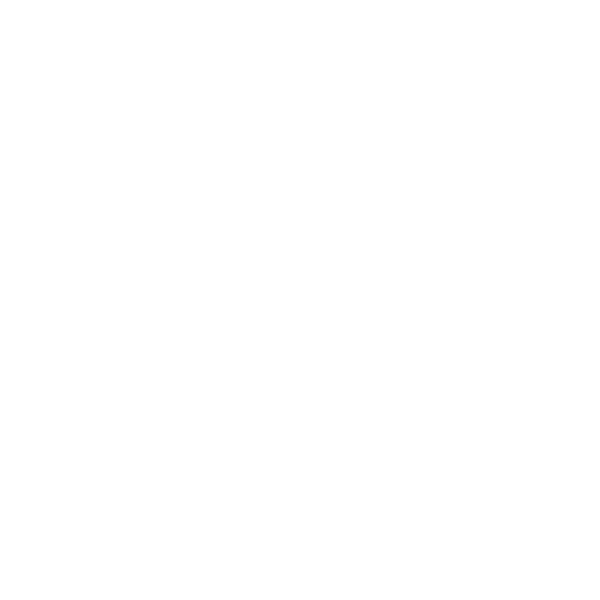
Frame 1 (no input)
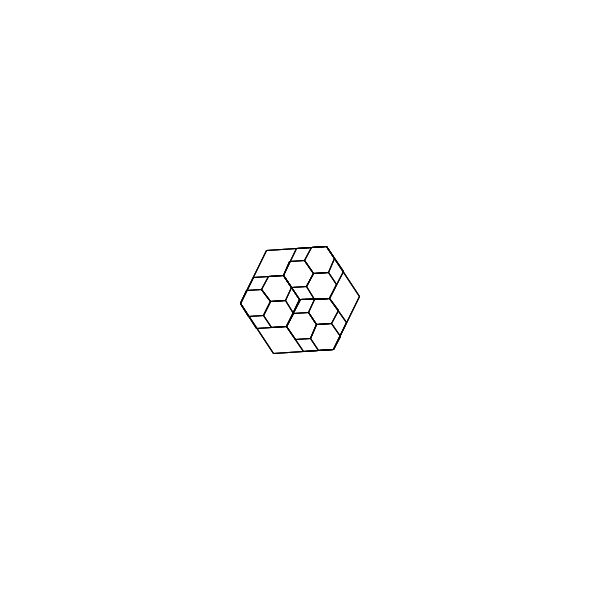
Frame 60 (the mouse pressed at the canvas centre just before this capture)
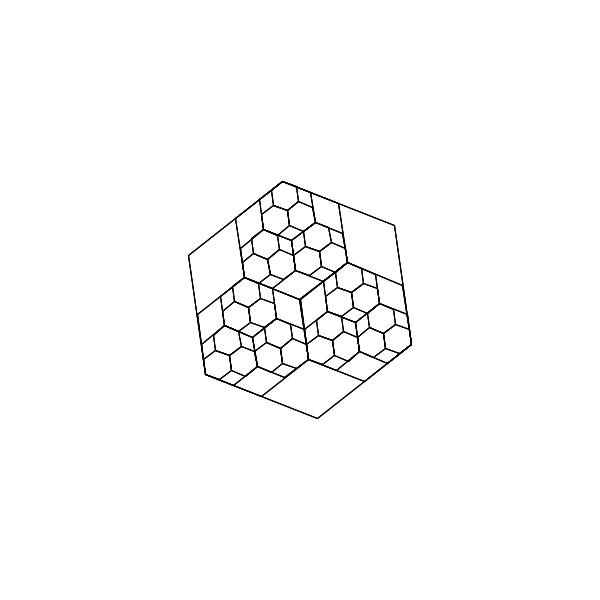
Frame 120 (the mouse held since frame 60 and released just before this capture)

The Processing sketch that drew these frames (run headless with seeded random() and noise(); from frame 60 on, the mouse is pressed at the canvas centre):

// Processing sketch: processing_155792
// ── processing_155792.pde

//This sketch display a custom fractal made of intricated hexagons

float r=512;  //length of the first iteration hexagon's radius
int cpt=0;  //used to display in the console the number of calls to the recursive function that draws the fractal
float angle = 0.01;

void setup()
{
  size(600, 600);
  background(255);
  noFill();
  //noLoop();
  frameRate(60);
}

void draw()
{
  background(255);
  translate(width/2, height/2);  //move the origin of next drawing to the center of the window
  angle -= 0.01;
  rotate(PI/2 + angle);
  r = r + 2;
  r = r % 512;
  fractal(r);  //call to the recursive function
  println(frameRate);
  println(r);
  //save("fractal.png");  //uncomment it if you want to save the picture to your computer
}

void fractal(float radius)
{
  radius=radius/2;  //at each iteration the hexagons are 2 times smaller

  if (radius>=8)  //the function is called until the hexagons radius is equal to 8 pixel
  {
    cpt++;  //increment the "call counter"

    pushMatrix();  //draws the right hexagon
    Hexagon(0, 0, radius, 0, 1);
    translate(radius/2, 0);
    fractal(radius);
    popMatrix();

    pushMatrix();  //draws the top left hexagon
    Hexagon(0, 0, radius, 0, 1);
    translate(-radius/4, -radius*cos(radians(30))/2);
    fractal(radius);
    popMatrix();

    pushMatrix();  //draws the bottom left hexagon
    Hexagon(0, 0, radius, 0, 1);
    translate(-radius/4, radius*cos(radians(30))/2);
    fractal(radius);
    popMatrix();
  }
}

void Hexagon(int posX, int posY, float radius, int strokecolor, int strokeweight)  //function that draws an hexagon
{
  float x, y;

  strokeWeight(strokeweight);
  stroke(strokecolor);

  beginShape();

  for (int i=0;i<6;i++)
  {
    x=cos(radians(60*i))*radius+posX;
    y=sin(radians(60*i))*radius+posY;
    vertex(x, y);
  }

  endShape(CLOSE);
}
